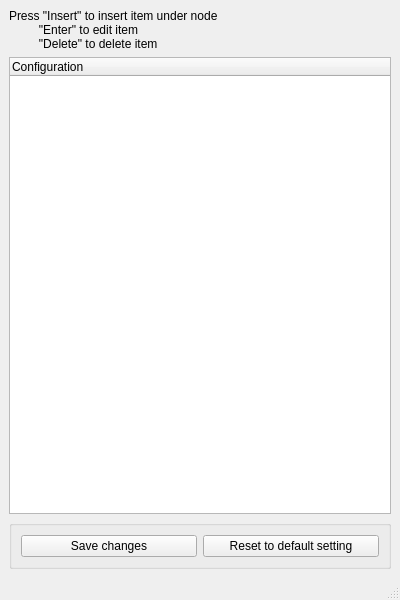
<?xml version="1.0" encoding="UTF-8"?>
<ui version="4.0">
 <class>SettingsWindow</class>
 <widget class="QMainWindow" name="SettingsWindow">
  <property name="geometry">
   <rect>
    <x>0</x>
    <y>0</y>
    <width>400</width>
    <height>600</height>
   </rect>
  </property>
  <property name="windowTitle">
   <string>Settings</string>
  </property>
  <widget class="QWidget" name="centralwidget">
   <layout class="QVBoxLayout" name="verticalLayout">
    <item>
     <widget class="QLabel" name="label">
      <property name="text">
       <string>Press &quot;Insert&quot; to insert item under node
         &quot;Enter&quot; to edit item
         &quot;Delete&quot; to delete item</string>
      </property>
     </widget>
    </item>
    <item>
     <widget class="QTreeWidget" name="treeWidget">
      <property name="alternatingRowColors">
       <bool>true</bool>
      </property>
      <column>
       <property name="text">
        <string>Configuration</string>
       </property>
      </column>
     </widget>
    </item>
    <item>
     <widget class="QGroupBox" name="groupBox">
      <property name="title">
       <string/>
      </property>
      <layout class="QHBoxLayout" name="horizontalLayout">
       <item>
        <widget class="QPushButton" name="pushButton_Save_setting">
         <property name="text">
          <string>Save changes</string>
         </property>
        </widget>
       </item>
       <item>
        <widget class="QPushButton" name="pushButton_Reset_default">
         <property name="text">
          <string>Reset to default setting</string>
         </property>
        </widget>
       </item>
      </layout>
     </widget>
    </item>
   </layout>
  </widget>
  <widget class="QStatusBar" name="statusbar"/>
 </widget>
 <resources/>
 <connections/>
</ui>
